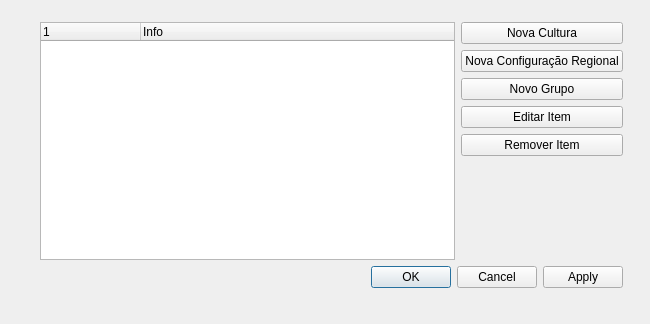
<?xml version="1.0" encoding="UTF-8"?>
<ui version="4.0">
 <class>crudCulturasDialog</class>
 <widget class="QDialog" name="crudCulturasDialog">
  <property name="geometry">
   <rect>
    <x>0</x>
    <y>0</y>
    <width>650</width>
    <height>324</height>
   </rect>
  </property>
  <property name="windowTitle">
   <string>Culturas</string>
  </property>
  <widget class="QWidget" name="">
   <property name="geometry">
    <rect>
     <x>40</x>
     <y>22</y>
     <width>583</width>
     <height>266</height>
    </rect>
   </property>
   <layout class="QVBoxLayout" name="verticalLayout_2">
    <item>
     <layout class="QHBoxLayout" name="horizontalLayout">
      <item>
       <widget class="QTreeWidget" name="treeWidget">
        <property name="minimumSize">
         <size>
          <width>351</width>
          <height>0</height>
         </size>
        </property>
        <property name="expandsOnDoubleClick">
         <bool>false</bool>
        </property>
        <column>
         <property name="text">
          <string/>
         </property>
        </column>
        <column>
         <property name="text">
          <string>Info</string>
         </property>
        </column>
       </widget>
      </item>
      <item>
       <layout class="QVBoxLayout" name="verticalLayout">
        <item>
         <widget class="QPushButton" name="novaCulturaButton">
          <property name="text">
           <string>Nova Cultura</string>
          </property>
         </widget>
        </item>
        <item>
         <widget class="QPushButton" name="novaConfButton">
          <property name="text">
           <string>Nova Configuração Regional</string>
          </property>
         </widget>
        </item>
        <item>
         <widget class="QPushButton" name="novoGrupoButton">
          <property name="text">
           <string>Novo Grupo</string>
          </property>
         </widget>
        </item>
        <item>
         <widget class="QPushButton" name="editarItemButton">
          <property name="text">
           <string>Editar Item</string>
          </property>
         </widget>
        </item>
        <item>
         <widget class="QPushButton" name="removerItemButton">
          <property name="text">
           <string>Remover Item</string>
          </property>
         </widget>
        </item>
        <item>
         <spacer name="verticalSpacer">
          <property name="orientation">
           <enum>Qt::Vertical</enum>
          </property>
          <property name="sizeHint" stdset="0">
           <size>
            <width>20</width>
            <height>40</height>
           </size>
          </property>
         </spacer>
        </item>
       </layout>
      </item>
     </layout>
    </item>
    <item>
     <widget class="QDialogButtonBox" name="buttonBox">
      <property name="standardButtons">
       <set>QDialogButtonBox::Apply|QDialogButtonBox::Cancel|QDialogButtonBox::Ok</set>
      </property>
     </widget>
    </item>
   </layout>
  </widget>
 </widget>
 <resources/>
 <connections>
  <connection>
   <sender>buttonBox</sender>
   <signal>accepted()</signal>
   <receiver>crudCulturasDialog</receiver>
   <slot>accept()</slot>
   <hints>
    <hint type="sourcelabel">
     <x>484</x>
     <y>269</y>
    </hint>
    <hint type="destinationlabel">
     <x>475</x>
     <y>234</y>
    </hint>
   </hints>
  </connection>
  <connection>
   <sender>buttonBox</sender>
   <signal>rejected()</signal>
   <receiver>crudCulturasDialog</receiver>
   <slot>reject()</slot>
   <hints>
    <hint type="sourcelabel">
     <x>545</x>
     <y>274</y>
    </hint>
    <hint type="destinationlabel">
     <x>534</x>
     <y>224</y>
    </hint>
   </hints>
  </connection>
 </connections>
</ui>
